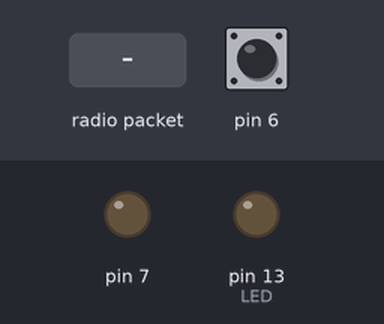
This sketch was run on a simulated Arduino Uno, built with avr-gcc and run on an emulated ATmega328P. Parts: output pins drawn as LEDs (lit = HIGH). The test bench sets the inputs (shaded band); at power-on: pin 6 HIGH. No radio packets arrive unless stated; pins used as bus, display or sensor lines are not drawn; what the sketch prints to the serial monitor is not drawn.

Above: at 1.3 s.
1.4 s: radio packet "1" arrives
Timing chart, 0 to 4.4 s (numbered marks = the images above; inputs shaded):
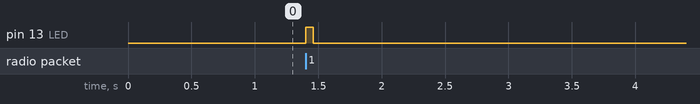

Measured:
- after the input at 1.4 s, pin 13 (LED): LOW → HIGH at once, → LOW 0.06 s later

The sketch:

lora_rx.ino
```cpp
// Arduino9x_RX
// -*- mode: C++ -*-
// Example sketch showing how to create a simple messaging client (receiver)
// with the RH_RF95 class. RH_RF95 class does not provide for addressing or
// reliability, so you should only use RH_RF95 if you do not need the higher
// level messaging abilities.
// It is designed to work with the other example Arduino9x_TX

#include <SPI.h>
#include <RH_RF95.h>

#define RFM95_CS 10
#define RFM95_RST 9
#define RFM95_INT 2

// Change to 434.0 or other frequency, must match RX's freq!
#define RF95_FREQ 915.0

// Singleton instance of the radio driver
RH_RF95 rf95(RFM95_CS, RFM95_INT);

// Blinky on receipt
#define LED 13

boolean input_pin = false;
boolean input_pin_last = false;

#define EVENTS_TO_SAVE 20
uint32_t event_times[EVENTS_TO_SAVE];
uint8_t event_statuses[EVENTS_TO_SAVE];

#define EVENT_TURN_OFF 0  //turn off
#define EVENT_TURN_ON 1  //turn on
#define EVENT_POWER_UP 3  //power up

void setup()
{

  for (int i = 0; i < EVENTS_TO_SAVE; i++) {
    event_times[i] = 0;
    event_statuses[i] = EVENT_POWER_UP;
  }


  pinMode(6, INPUT_PULLUP);
  pinMode(7, OUTPUT);
  digitalWrite(7, LOW);

  pinMode(LED, OUTPUT);
  pinMode(RFM95_RST, OUTPUT);
  digitalWrite(RFM95_RST, HIGH);

  while (!Serial);
  Serial.begin(9600);
  delay(100);

  Serial.println("Arduino LoRa RX Test!");

  // manual reset
  digitalWrite(RFM95_RST, LOW);
  delay(10);
  digitalWrite(RFM95_RST, HIGH);
  delay(10);

  while (!rf95.init()) {
    Serial.println("LoRa radio init failed");
    while (1);
  }
  Serial.println("LoRa radio init OK!");

  // Defaults after init are 434.0MHz, modulation GFSK_Rb250Fd250, +13dbM
  if (!rf95.setFrequency(RF95_FREQ)) {
    Serial.println("setFrequency failed");
    while (1);
  }
  Serial.print("Set Freq to: "); Serial.println(RF95_FREQ);
  rf95.setModemConfig(RH_RF95::Bw31_25Cr48Sf512);
  // Defaults after init are 434.0MHz, 13dBm, Bw = 125 kHz, Cr = 4/5, Sf = 128chips/symbol, CRC on

  // The default transmitter power is 13dBm, using PA_BOOST.
  // If you are using RFM95/96/97/98 modules which uses the PA_BOOST transmitter pin, then
  // you can set transmitter powers from 5 to 23 dBm:
  rf95.setTxPower(23, false);


  input_pin = digitalRead(6);
  input_pin_last = input_pin;
  add_event();

}
void add_event() {
  for (int i = EVENTS_TO_SAVE - 1; i > 0; i--) {
    event_times[i] =  event_times[i - 1];
    event_statuses[i] = event_statuses[i - 1];
  }
  if (input_pin) {
    event_statuses[0] = EVENT_TURN_ON;
  } else {
    event_statuses[0] = EVENT_TURN_OFF;
  }
  event_times[0] = millis();

}

uint32_t last_time = 0;

void loop()
{

  input_pin = digitalRead(6);
  if ( input_pin_last != input_pin &&  millis() - last_time > 5000) {
    add_event();
    input_pin_last = input_pin;
    last_time = millis();
  }


  //Serial.println(digitalRead(6));
  if (rf95.available())  {
    // Should be a message for us now
    uint8_t buf[RH_RF95_MAX_MESSAGE_LEN];
    uint8_t len = sizeof(buf);

    if (rf95.recv(buf, &len))
    {
      digitalWrite(LED, HIGH);
      RH_RF95::printBuffer("Received: ", buf, len);
      Serial.print("Got: ");
      Serial.println(buf[0]);
      Serial.print("RSSI: ");
      Serial.println(rf95.lastRssi(), DEC);

      uint8_t reply[6];

      for (int i; i < 6; i++) reply[i] = 0;

      int request = buf[0];


      if (request >= 0 && request < EVENTS_TO_SAVE) {
        Serial.println("good");
        uint32_t timdiff = 0;

        if (event_times[request] != 0) timdiff = millis() - event_times[request];

        reply[0] = (timdiff >> 0) & 0xFF;
        reply[1] = (timdiff >> 8) & 0xFF;
        reply[2] = (timdiff >> 16) & 0xFF;
        reply[3] = (timdiff >> 24) & 0xFF;
        reply[4] = event_statuses[request];
        reply[5] = buf[0];
      }

      rf95.send(reply, sizeof(reply));

      rf95.waitPacketSent();
      Serial.println("Sent a reply");
      digitalWrite(LED, LOW);
    }
    else
    {
      Serial.println("Receive failed");
    }
  }

}
```
